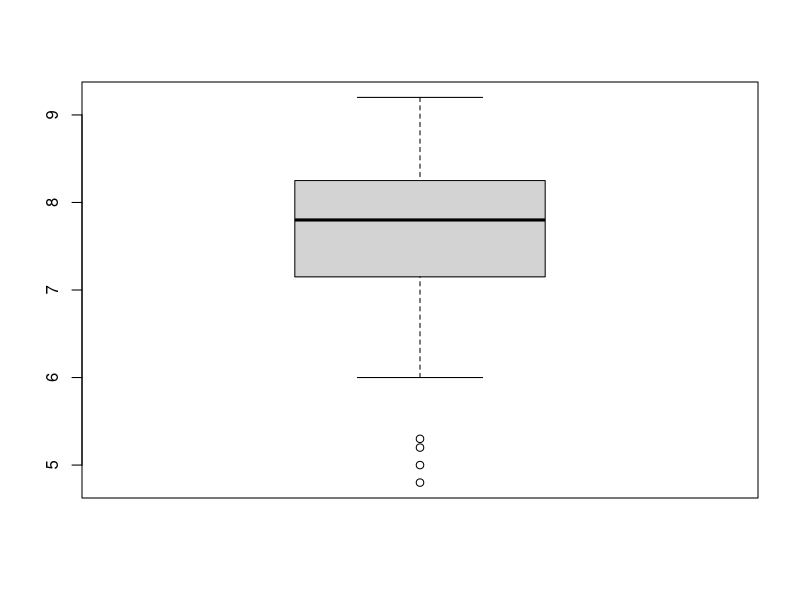
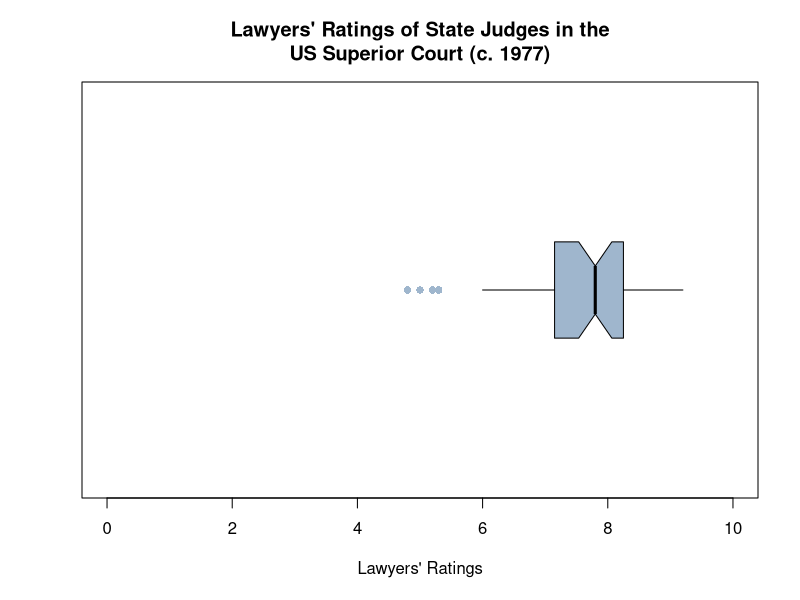
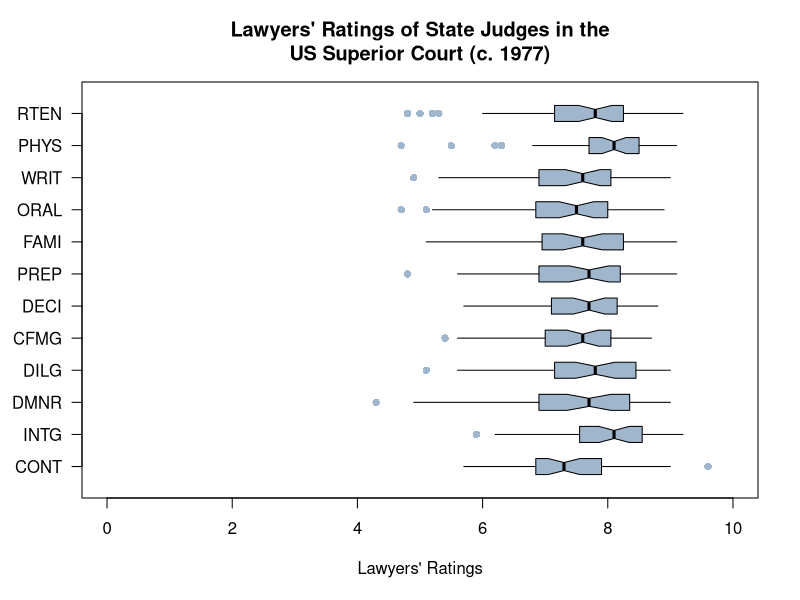

Reproduce these figures in R, in order.
# EX02_04
# Creating boxplots for quantitative variables

# LOAD DATASET
require('datasets')
# Lawyers' Ratings of State Judges in the US Superior Court (c.1977)
?USJudgeRatings
USJudgeRatings # Rating Errors and Spelling Errors (Edit in external program like spreadsheat)

# Make boxplot using the defaults
boxplot(USJudgeRatings$RTEN) # Retention

?boxplot

# Modify boxplot
boxplot(USJudgeRatings$RTEN,
        horizontal = TRUE, # Same orientation as histogram
        las = 1, # Make all labels horizontal
        notch = TRUE, # Notches for CI for median
        ylim = c(0, 10), # Specify range on Y axis
        col = 'slategray3', # R's named colors (n = 657)
#        col = colors() [602], # R's color numbers
#        col = '#9FB6CD', # Hex codes for RGB triplet with max specified
        boxwex = 0.5, # Width of box as proportion of origional
        whisklty = 1, # Whisker line type; 1 = solid line
        staplelty = 0, # Staple (line at end) type; 0 = none
        outpch = 16, # Symbols for outliers; 16 = filled circle
        outcol = 'slategray3', # Color of outliers
        main = "Lawyers' Ratings of State Judges in the\nUS Superior Court (c. 1977)",
        xlab = "Lawyers' Ratings") 

# Multiple boxplots
boxplot(USJudgeRatings,
        horizontal = TRUE, # Same orientation as histogram
        las = 1, # Make all labels horizontal
        notch = TRUE, # Notches for CI for median
        ylim = c(0, 10), # Specify range on Y axis
        col = 'slategray3', # R's named colors (n = 657)
        #        col = colors() [602], # R's color numbers
        #        col = '#9FB6CD', # Hex codes for RGB triplet with max specified
        boxwex = 0.5, # Width of box as proportion of origional
        whisklty = 1, # Whisker line type; 1 = solid line
        staplelty = 0, # Staple (line at end) type; 0 = none
        outpch = 16, # Symbols for outliers; 16 = filled circle
        outcol = 'slategray3', # Color of outliers
        main = "Lawyers' Ratings of State Judges in the\nUS Superior Court (c. 1977)",
        xlab = "Lawyers' Ratings") 

rm(list = ls()) # Clean Up

